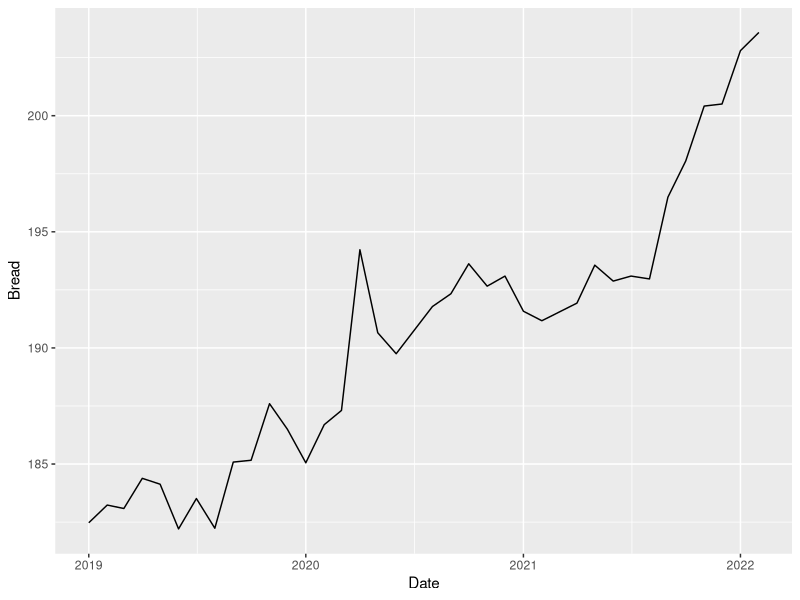
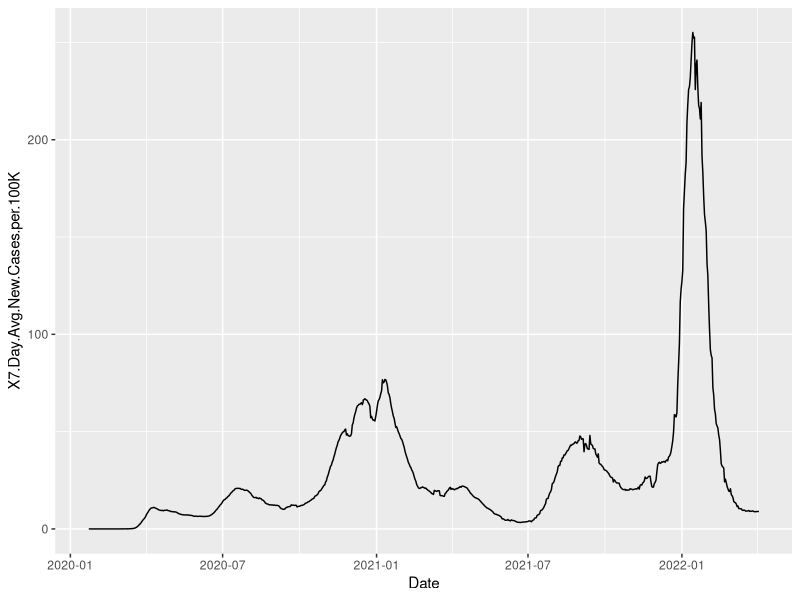

R code for these plots, in order: (Note: this script raises an error after producing the figures.)
## ---- chunk 1
knitr::opts_chunk$set(echo = TRUE)
## ---- chunk 2
library(tidyverse)
library(zoo)
library(dslabs)
library(caret)
library(stringr)
library(ggplot2)
library(dplyr)
library(tibble)
CPI_data <- read.csv("CPI_data.csv")
Covid_data <- read.csv("trends_in_covid19_cases_and_deaths_in_the_us_reported_to_cdc_by_population_factors.csv")

## ---- chunk 3
Clean_Covid_Data <- Covid_data %>% filter(Classification == "Metro_Rural") %>% filter(Category == 1)
Clean_Covid_Data <- Clean_Covid_Data %>% mutate(Date = as.Date(Clean_Covid_Data$Date, format = "%m/%d/%Y")) 

CPI_data <- CPI_data %>%  mutate(Date = as.Date(as.yearmon(CPI_data$Date, format = '%Y-%B')))

All_Data <- inner_join(CPI_data, Clean_Covid_Data)
## ---- chunk 4
CPI_data %>% ggplot(aes(Date, Bread)) + geom_line()

Clean_Covid_Data  %>% ggplot(aes(Date, X7.Day.Avg.New.Cases.per.100K)) + geom_line()
## ---- chunk 5
eggs <- summary(lm(X7.Day.Avg.New.Cases.per.100K ~ Eggs, data = All_Data))
bread <- summary(lm(X7.Day.Avg.New.Cases.per.100K ~ Bread, data = All_Data))
chicken <- summary(lm(X7.Day.Avg.New.Cases.per.100K ~ Chicken, data = All_Data))

gas <- summary(lm(X7.Day.Avg.New.Cases.per.100K ~ Unleaded.regular.gasoline, data = All_Data))
electricity <- summary(lm(X7.Day.Avg.New.Cases.per.100K ~ Electricity, data = All_Data))
natural_gas <- summary(lm(X7.Day.Avg.New.Cases.per.100K ~ Utility..gas.service, data = All_Data))

day_care <- summary(lm(X7.Day.Avg.New.Cases.per.100K ~ Day.care.and.preschool, data = All_Data))
college_tuition <- summary(lm(X7.Day.Avg.New.Cases.per.100K ~ College.tuition.and.fees, data = All_Data))
educational_supplies <- summary(lm(X7.Day.Avg.New.Cases.per.100K ~ Educational.books.and.supplies, data = All_Data))

parking_fees <- summary(lm(X7.Day.Avg.New.Cases.per.100K ~ Parking.fees.and.tolls, data = All_Data))
motor_insurance <- summary(lm(X7.Day.Avg.New.Cases.per.100K ~ Motor.vehicle.insurance, data = All_Data))
airline_fares <- summary(lm(X7.Day.Avg.New.Cases.per.100K ~ Airline.fares, data = All_Data))

prescription_drugs <- summary(lm(X7.Day.Avg.New.Cases.per.100K ~ Prescription.drugs, data = All_Data))
nonprescription_drugs <- summary(lm(X7.Day.Avg.New.Cases.per.100K ~ Nonprescription.drugs, data = All_Data))
medical_supplies <- summary(lm(X7.Day.Avg.New.Cases.per.100K ~ Medical.equipment.and.supplies, data = All_Data))

music <- summary(lm(X7.Day.Avg.New.Cases.per.100K ~ Recorded.music.and.music.subscriptions, data = All_Data))
cable_tv <- summary(lm(X7.Day.Avg.New.Cases.per.100K ~ Cable.and.satellite.television.service, data = All_Data))
video_rentals <- summary(lm(X7.Day.Avg.New.Cases.per.100K ~ Rental.of.video.discs.and.other.media, data = All_Data))
books <- summary(lm(X7.Day.Avg.New.Cases.per.100K ~ Recreational.books, data = All_Data))

outdoor_equipment <- summary(lm(X7.Day.Avg.New.Cases.per.100K ~ Outdoor.equipment.and.supplies, data = All_Data))
indoor_plants <- summary(lm(X7.Day.Avg.New.Cases.per.100K ~ Indoor.plants.and.flowers, data = All_Data))
cleaning_supplies <- summary(lm(X7.Day.Avg.New.Cases.per.100K ~ Household.cleaning.products, data = All_Data))
rent <- summary(lm(X7.Day.Avg.New.Cases.per.100K ~ Rent.of.primary.residence, data = All_Data))
